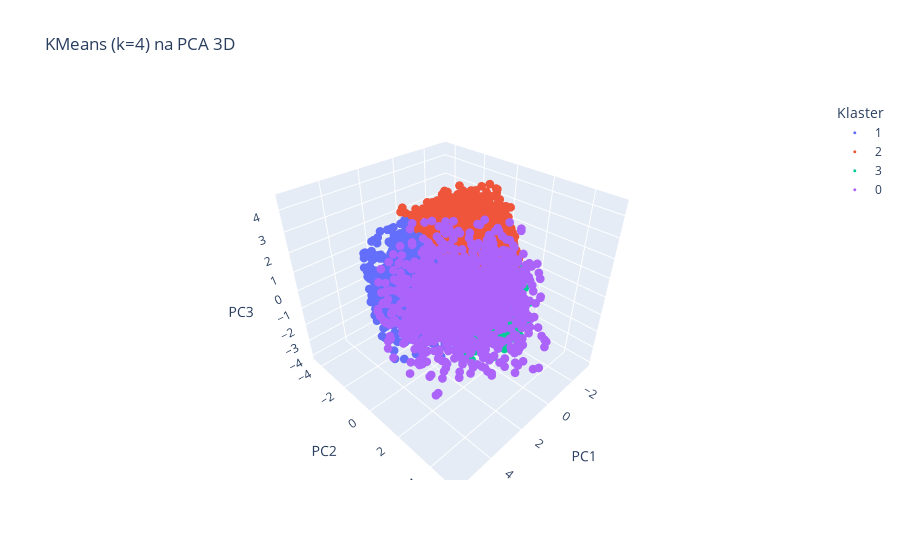

The notebook cell this image was saved under:
### Markdown cell above
## Klasterizacija

### Code cell
from sklearn.decomposition import PCA
from sklearn.cluster import KMeans
from sklearn.preprocessing import StandardScaler
import plotly.express as px

X_scaled = StandardScaler().fit_transform(df)
X_pca3 = PCA(n_components=3).fit_transform(X_scaled)
labels = KMeans(n_clusters=4, random_state=42, n_init=10).fit_predict(X_pca3)

fig = px.scatter_3d(x=X_pca3[:, 0], y=X_pca3[:, 1], z=X_pca3[:, 2],
                    color=labels.astype(str),
                    labels={'x': 'PC1', 'y': 'PC2', 'z': 'PC3', 'color': 'Klaster'},
                    title='KMeans (k=4) na PCA 3D')
fig.update_traces(marker_size=3)
fig.show()

### Figure 1 — Plotly figure (JSON) as saved in the notebook; plotly's stock layout.template omitted (floating-point values rounded to 4 significant figures; data arrays with more than 128 entries replaced by an {"elided": "..."} marker saying what was removed)
{"data": [{"hovertemplate": "Klaster=1<br>PC1=%{x}<br>PC2=%{y}<br>PC3=%{z}<extra></extra>", "legendgroup": "1", "marker": {"color": "#636efa", "size": 3, "symbol": "circle"}, "mode": "markers", "name": "1", "scene": "scene", "showlegend": true, "type": "scatter3d", "x": {"elided": "2672 float values"}, "y": {"elided": "2672 float values"}, "z": {"elided": "2672 float values"}}, {"hovertemplate": "Klaster=2<br>PC1=%{x}<br>PC2=%{y}<br>PC3=%{z}<extra></extra>", "legendgroup": "2", "marker": {"color": "#EF553B", "size": 3, "symbol": "circle"}, "mode": "markers", "name": "2", "scene": "scene", "showlegend": true, "type": "scatter3d", "x": {"elided": "2554 float values"}, "y": {"elided": "2554 float values"}, "z": {"elided": "2554 float values"}}, {"hovertemplate": "Klaster=3<br>PC1=%{x}<br>PC2=%{y}<br>PC3=%{z}<extra></extra>", "legendgroup": "3", "marker": {"color": "#00cc96", "size": 3, "symbol": "circle"}, "mode": "markers", "name": "3", "scene": "scene", "showlegend": true, "type": "scatter3d", "x": {"elided": "3542 float values"}, "y": {"elided": "3542 float values"}, "z": {"elided": "3542 float values"}}, {"hovertemplate": "Klaster=0<br>PC1=%{x}<br>PC2=%{y}<br>PC3=%{z}<extra></extra>", "legendgroup": "0", "marker": {"color": "#ab63fa", "size": 3, "symbol": "circle"}, "mode": "markers", "name": "0", "scene": "scene", "showlegend": true, "type": "scatter3d", "x": {"elided": "1359 float values"}, "y": {"elided": "1359 float values"}, "z": {"elided": "1359 float values"}}], "layout": {"legend": {"title": {"text": "Klaster"}, "tracegroupgap": 0}, "scene": {"domain": {"x": [0, 1], "y": [0, 1]}, "xaxis": {"title": {"text": "PC1"}}, "yaxis": {"title": {"text": "PC2"}}, "zaxis": {"title": {"text": "PC3"}}}, "title": {"text": "KMeans (k=4) na PCA 3D"}}}
